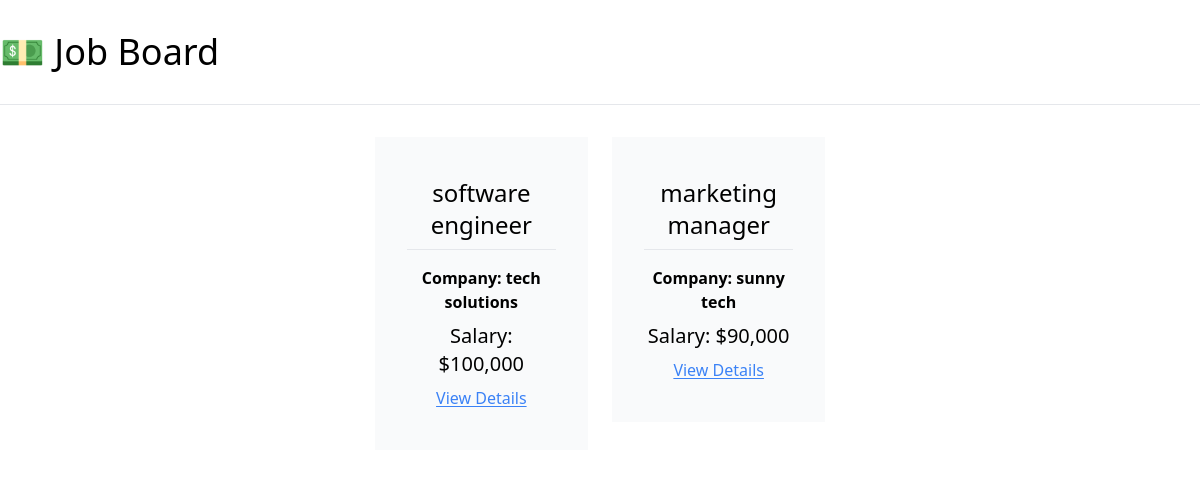
Before: / with the older database file.
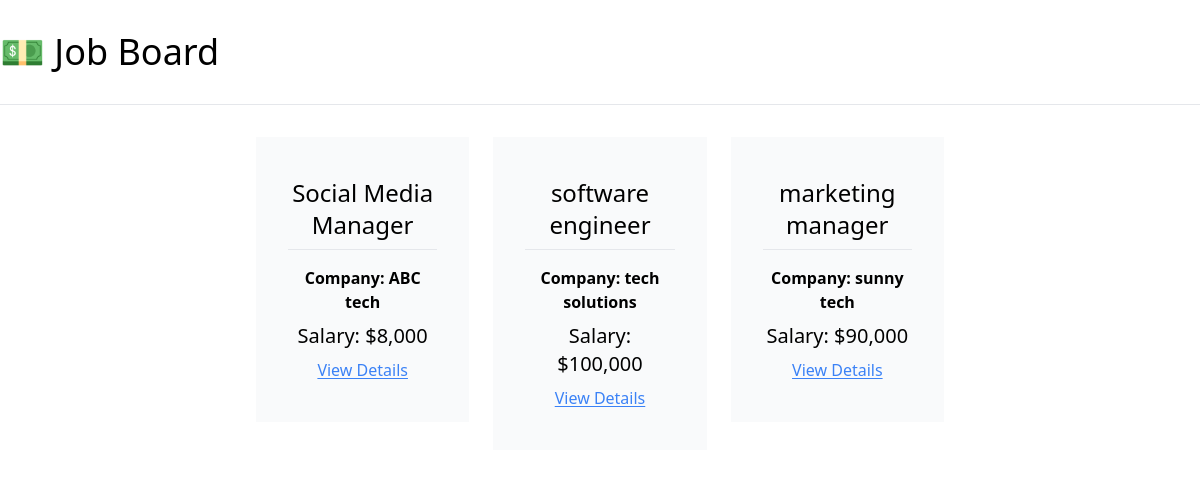
After: the same page with the newer database file.
### job_board/models.py (models this page shows, shortened)
class JobPosting(models.Model):
    title = models.CharField(max_length=100)
    description = models.TextField()
    company = models.CharField(max_length=100)
    salary = models.IntegerField()
    is_active = models.BooleanField(default=False)

### job_board/views.py (the view)
# urls.py: path("", index, name="home"),
def index(request):
    active_postings = JobPosting.objects.filter(is_active=True)
    context = {
        "job_postings": active_postings,
    }
    return render(request, "job_board/index.html", context)

### job_board/templates/job_board/index.html
{% extends 'job_board/_base.html' %}
{% load humanize %}
{% block content %}
    <div class="flex justify-center w-10/12 mx-auto flex-wrap gap-6">
        {% for posting in job_postings %}
        <a href="{% url 'job-detail' posting.pk %}" class="w-1/4 text-center">
            <div class="border-rounded px-8 py-10 bg-gray-50 hover:bg-gray-100 hover:cursor-pointer">
                <p class="text-2xl pb-2">{{ posting.title }}</p>
                <hr class="py-2">
                <p class="font-semibold pb-2">Company: {{ posting.company }}</p>
                <p class="text-xl pb-2">Salary: ${{ posting.salary | intcomma }}</p>
                <div class="underline underline-offset-2 text-blue-500 hover:text-blue-400">View Details</div>
            </div>
        </a>
        {% endfor %}
    </div>
{% endblock content %}

Changed rows visible on the page:
now on this page (row edited): JobPosting: title "Social Media Manager", company "ABC tech", salary "8,000"
